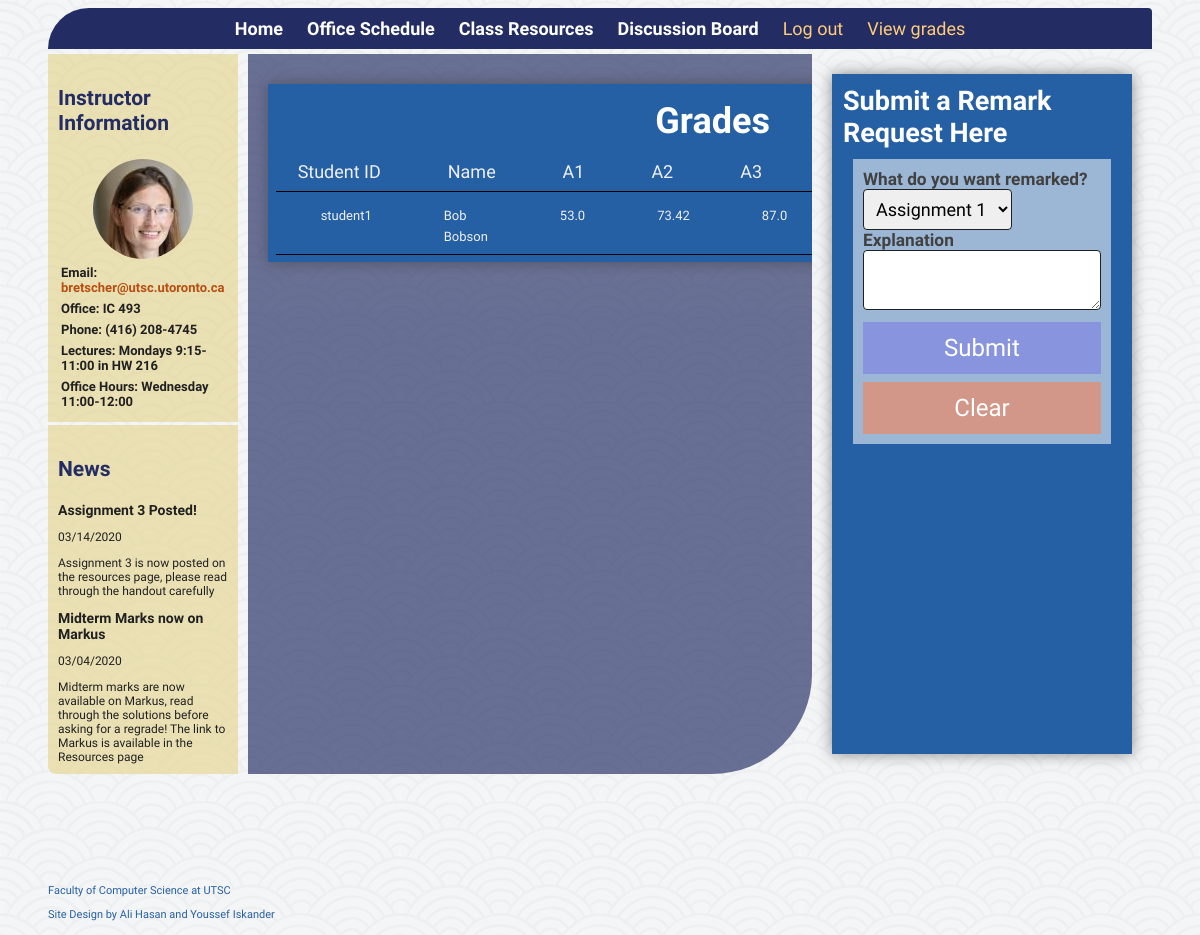
Screenshot of /marks (signed in) with the database file from the repository.
### tables this page shows
CREATE TABLE "students" (
	"SID"	TEXT UNIQUE,
	"Name"	TEXT,
	"A1"	REAL,
	"A2"	REAL,
	"A3"	REAL,
	"Midterm"	REAL,
	"Final"	REAL,
	"Labs"	REAL,
	PRIMARY KEY("SID")
);

### app.py (the view, shortened to what this page needs)
@app.route('/marks', methods=['GET', 'HEAD', 'POST'])
def marks():
    is_student = session.get('student')
    is_instructor = session.get('instructor')
    all_students = {}
    student_info = {}
    all_remarks = {}
    form = RemarkForm(request.form)
    if is_instructor:
        student_list = db.session.query(Students).all()
        for student in student_list:
            all_students[student.SID] = student.__dict__
        remark_list = db.session.query(Remarks).all()
        for remark in remark_list:
            all_remarks[remark.request_id] = {
                'request_id': remark.request_id,
                'remark' : remark.remark,
                'explanation': remark.explanation,
                'request_user': remark.request_user
            }
    elif is_student:
        student = db.session.query(Students).get(session.get('ID'))
        student_info = student.__dict__
    return render_template('marks.html', form=form, student_info=student_info, is_student=is_student, all_students=all_students, all_remarks=all_remarks)

### app.py
class RemarkForm(Form):
    assignment = SelectField('What do you want remarked?', choices=[('A1', 'Assignment 1'),
                                                                    ('A2', 'Assignment 2'),
                                                                    ('A3', 'Assignment 3'),
                                                                    ('Midterm', 'Midterm'),
                                                                    ('Final', 'Final'),
                                                                    ('Labs', 'Labs')
                                                                    ])
    explanation = TextAreaField("Explanation")

### templates/marks.html (shortened to what this page needs)
{% extends "base.html" %}
{% block head %}
<link rel="stylesheet" type="text/css" href="{{ url_for('static', filename='css/lectures.css') }}">
{% endblock %}
{% block content %}
<div class="content-child">
    <h1 class="content-title centered">Grades</h1>
    <div id="table-row" class="head">
        <div class="table-content col-title">
            <h7>Student ID</h7>
        </div>
        <div class="table-content col-title">
            <h7>Name</h7>
        </div>
        <div class="table-content col-title">
            <h7>A1</h7>
        </div>
        <div class="table-content col-title">
            <h7>A2</h7>
        </div>
        <div class="table-content col-title">
            <h7>A3</h7>
        </div>
    </div>
    {% if is_student == true %}
    <div id="table-row">
        <div class="table-content">
            <h7> {{ student_info['SID']}} </h7>
        </div>
        <div class="table-content">
            <h7> {{ student_info['Name']}} </h7>
        </div>
        <div class="table-content">
            <h7> {{ student_info['A1']}} </h7>
        </div>
        <div class="table-content">
            <h7> {{ student_info['A2']}} </h7>
        </div>
        <div class="table-content">
            <h7> {{ student_info['A3']}} </h7>
        </div>
    </div>
    {% endif %}
    </div>
</div>
<div class="content-child">
{% if is_student == true %}
    <h2 class="content-title">Submit a Remark Request Here</h2>
    <form id="feedback-form" method="POST" action="/marks">
        <div class="form-field">
            <h2 class="field-label">{{ form.assignment.label }}</h2>
            {{ form.assignment(id="visitor-category") }}
        </div>
        <div class="form-field">
            <h2 class="field-label">{{ form.explanation.label }}</h2>
            {{ form.explanation(id="visitor-category") }}
        </div>
        <input id="form-button" type="submit" value="Submit">
        <input id="form-button" type="button" onclick="clear_form('feedback-form')" value="Clear">
    </form>
{% endif %}
</div>
{% endblock %}

### static/css/index.css (style rules this page uses)
body { font-family: 'Cabin Condensed', helvetica, arial, sans-serif; font-size: 18px; }
h1 { text-align: center; margin: 10px; }
h2 { margin: 0px; }
body { margin-left: 4%; margin-right: 4%; background-color: rgb(247, 244, 247); background-image: url('/static/img/seigaiha.png'); background-repeat: repeat; height: 100vh; }
.content-title { color: white; order: -1; width: 100%; text-align: left; font-family: 'Raleway', Arial, Helvetica, sans-serif; font-weight: 700; }
.centered { text-align: center; }
.content-child { padding: 1% 1%; flex-basis: 40%; margin: 20px; background-color: #2660A4; min-height: 100px; box-shadow: 0 0 14px rgba(66, 66, 66, 0.603); }

### static/css/form.css (style rules this page uses)
.field-label { font-size: 0.8em; }
#feedback-form { background-color: rgba(255, 255, 255, 0.547); color: #414141; padding: 10px; margin: 10px; display: flex; flex-flow: column wrap; flex: 90%; }
label { font-size: 1.2em; font-weight: 600; margin-top: 6px; }
#form-button { cursor: pointer; padding: 12px 20px; font-size: x-large; font-family: 'Cabin'; border: none; margin-top: 8px; }
input[type=submit] { background-color: #3700ff31; color: #FFF; }
input[value=Clear] { background-color: rgba(255, 127, 80, 0.555); color: #FFF; }
#visitor-category { font-size: 1em; font-family: Cabin; border: 1px solid #202020; border-radius: 4px; padding: 8px; }

### static/css/lectures.css (style rules this page uses)
#table-row { display: flex; text-align: left; padding: 0.5em; border-bottom: 1px solid black; margin: 2px; justify-content: space-between; }
.table-content { padding: 0em 2em; }
.col-title { padding: 0 13px; }
.col-title h7 { font-size: 18px; }
h7 { font-size: 13px; }

### rows the page displays
students: SID "student1", Name "Bob Bobson", A1 "53.0", A2 "73.42", A3 "87.0"
